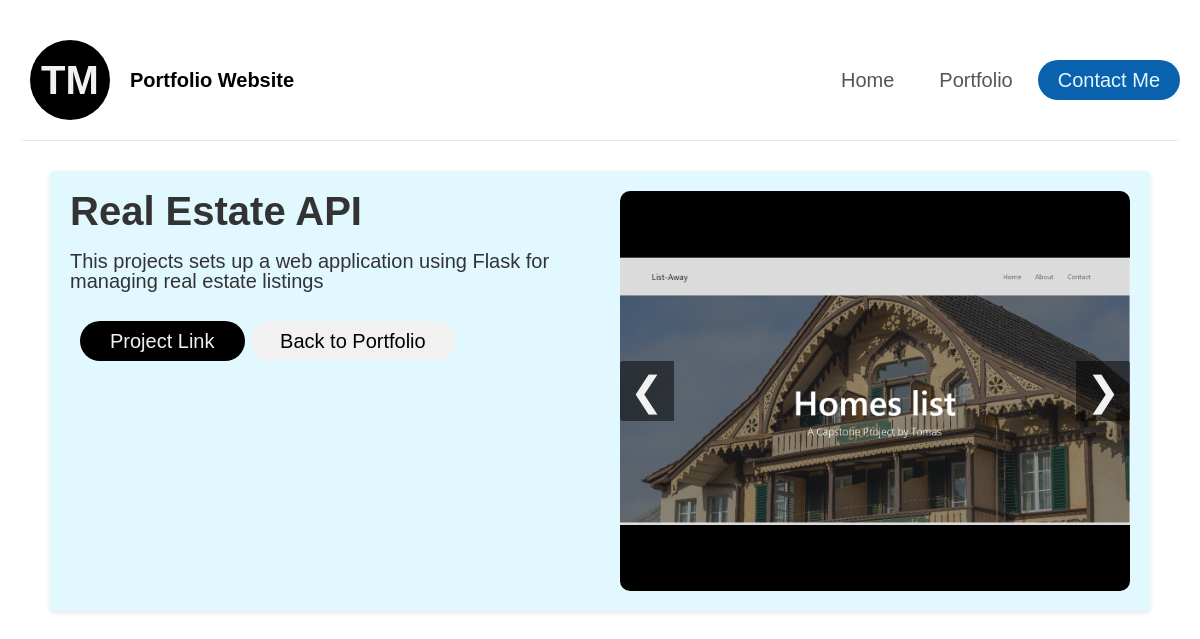
/project/4/, run on the app's committed database.
### main/models.py (models this page shows, shortened)
class Project(models.Model):
    title = models.CharField(max_length=250)
    description = models.TextField()
    tags = models.ManyToManyField(Tag, related_name="projects")
    link = models.URLField(max_length=200, blank=True)

class ProjectImage(models.Model):
    project = models.ForeignKey(Project, related_name="images", on_delete=models.CASCADE)
    image = models.ImageField(upload_to="project/images/")

### main/views.py (the view)
# urls.py: path("project/<int:id>/", views.project, name="project")
def project(request, id):
    project = get_object_or_404(Project, pk=id)
    return render(request, "project.html", {"project": project})

### main/templates/project.html (shortened to what this page needs)
{% extends 'base.html' %} {% load static %}  {% block extrahead %}
<link rel="stylesheet" href="{% static 'css/project.css' %} " />
{% endblock extrahead %} {% block content %}
<section class="project container">
    <div class="project-card">
        <div class="project-info">
            <h1>{{project.title}}</h1>
            <p>{{project.description}}</p>
            <div class="button-container big-screen">
                <a class="button black" href="{{project.link}}">Project Link</a>
                <a class="button white" href="{% url 'portfolio' %}"
                    >Back to Portfolio</a
                >
            </div>
        </div>
        <div class="carousel">
            <div class="carousel-images">
                {% for image in project.images.all %}
                <div class="carousel-item">
                    <img src="{{ image.image.url }}" alt="Project Image" />
                </div>
                {% endfor %}
            </div>
            <a class="carousel-control prev" onclick="moveSlide(-1)"
                >&#10094;</a
            >
            <a class="carousel-control next" onclick="moveSlide(1)">&#10095;</a>
        </div>
    </div>
</section>
{% endblock content %}

### main/static/css/base.css (style rules this page uses)
*, *::before, *::after { box-sizing: border-box; margin: 0; padding: 0; font-family: "Arial", sans-serif; font-size: 20px; }
:root { --base: #555; --base-100: #f1f1f1; --base-400: #555; --base-800: #000; --yellow: #ffda4b; --yellow-100: #fffbe6; --yellow-400: #ffda4b; --yellow-800: #8b6f00; --blue: #0a61ae; --blue-100: #e2f8ff; --blue-400: #61dafb; --blue-800: #0a61ae; }
body { font-family: "Segoe UI", Tahoma, Geneva, Verdana, sans-serif; line-height: 1; color: #333; padding: 20px; }

### data on the page
Project: title "Real Estate API", description "This projects sets up a web application using Flask for managing real estate listings"
ProjectImage: image (picture)
